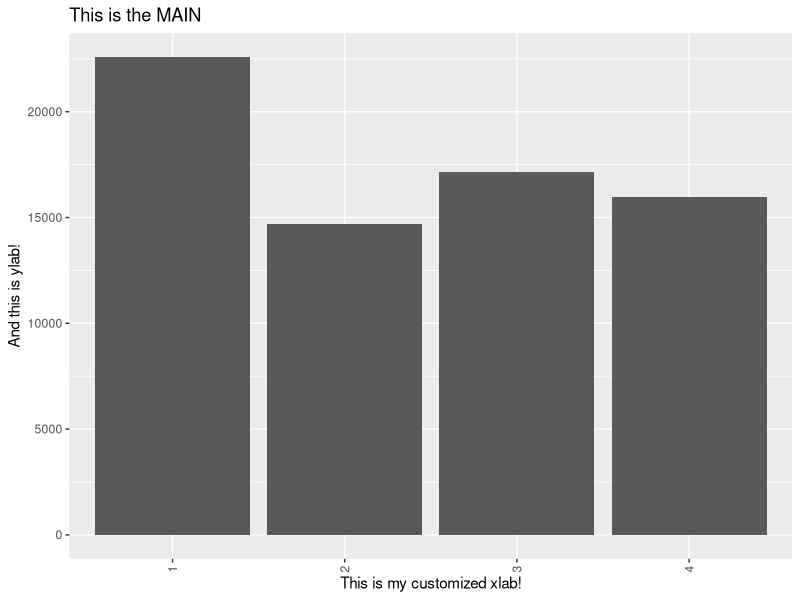
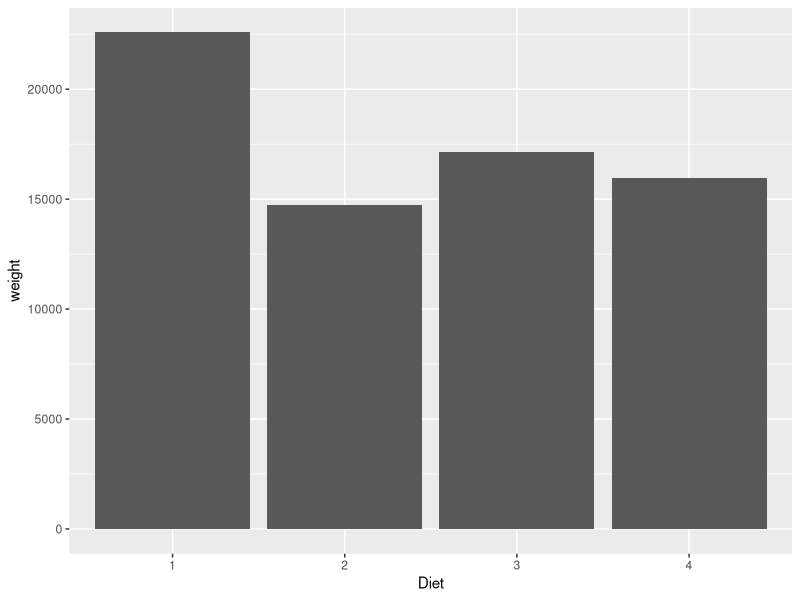
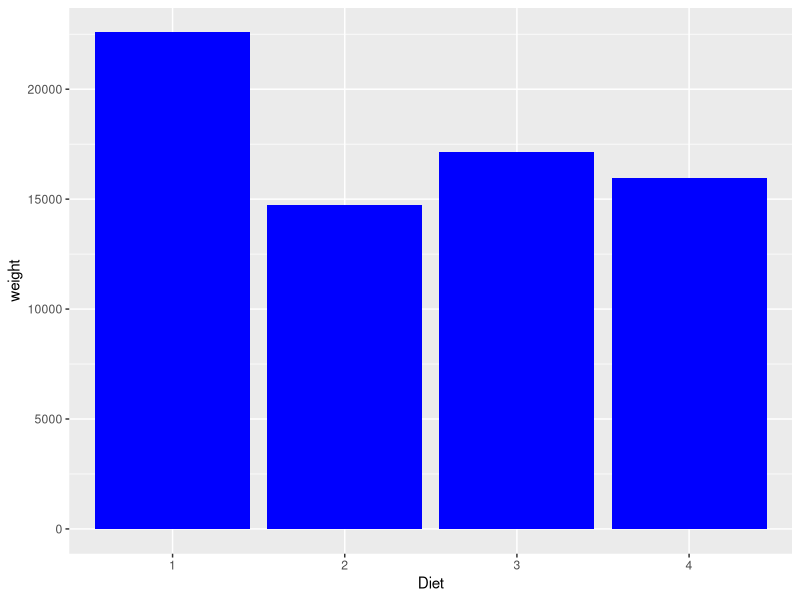
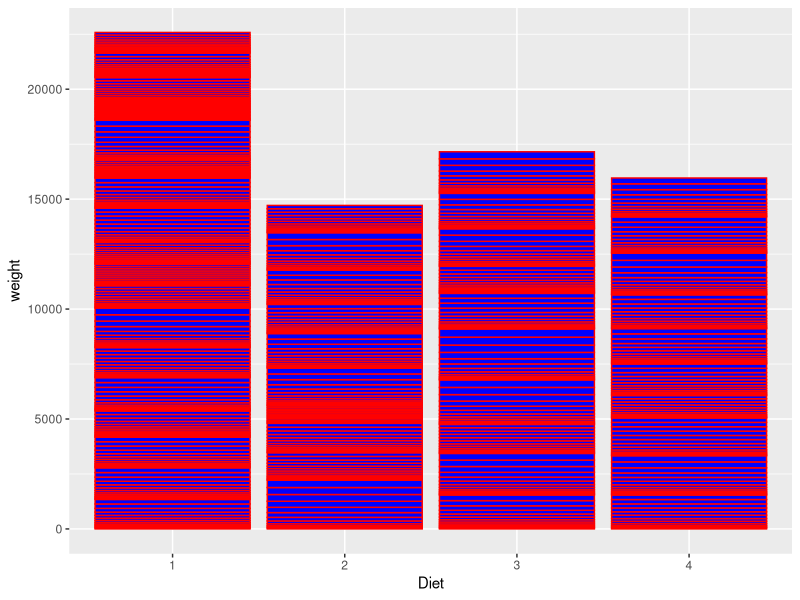
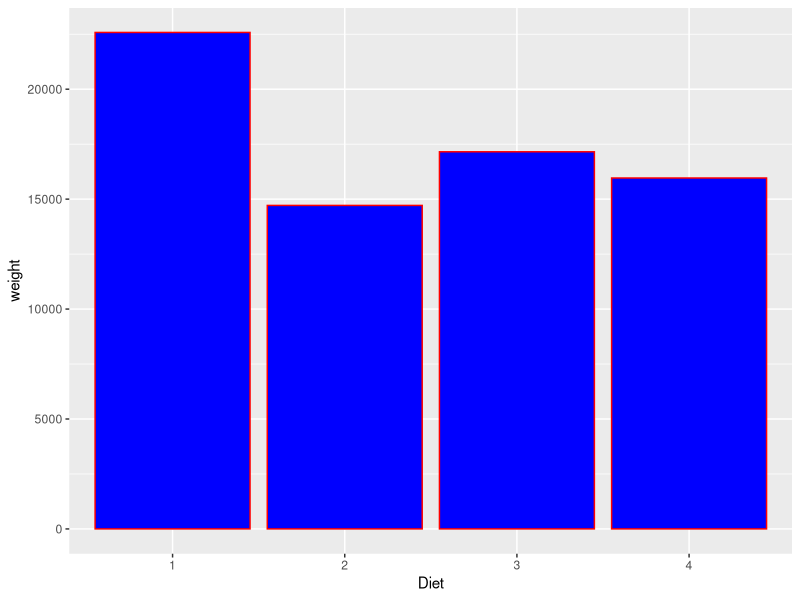
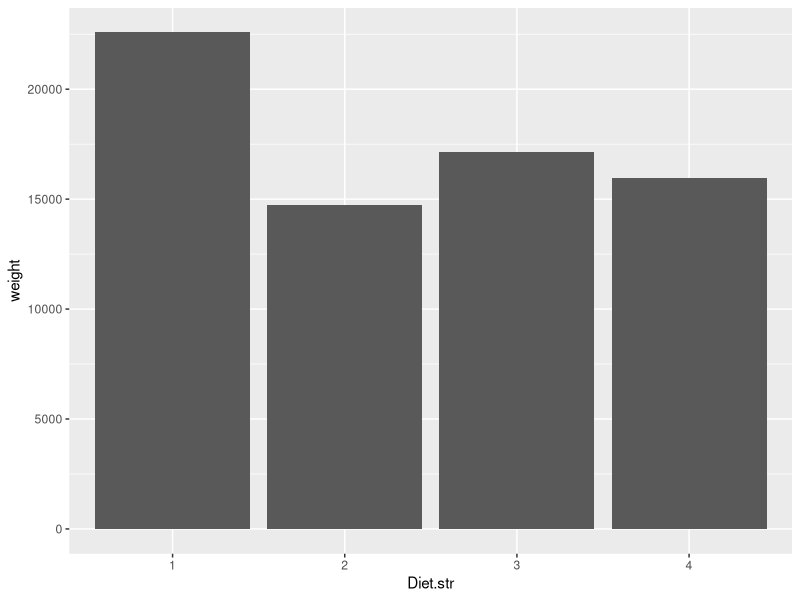
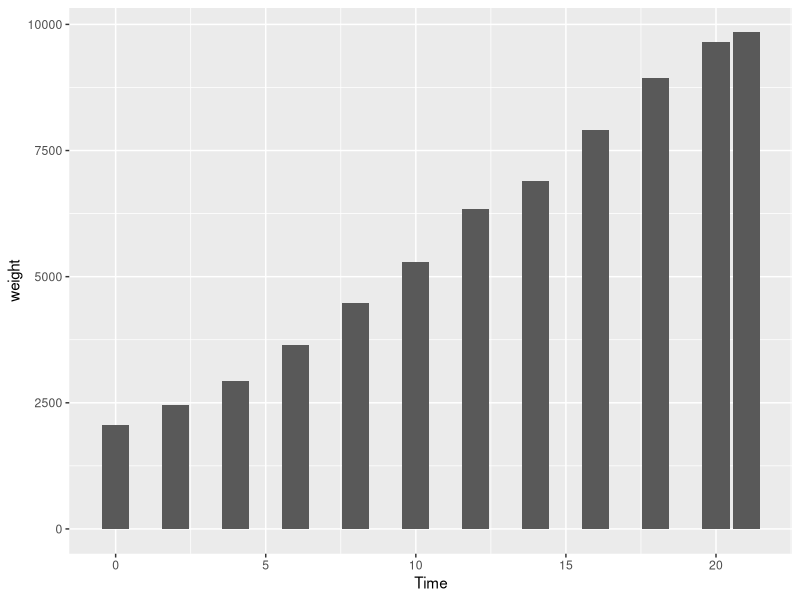
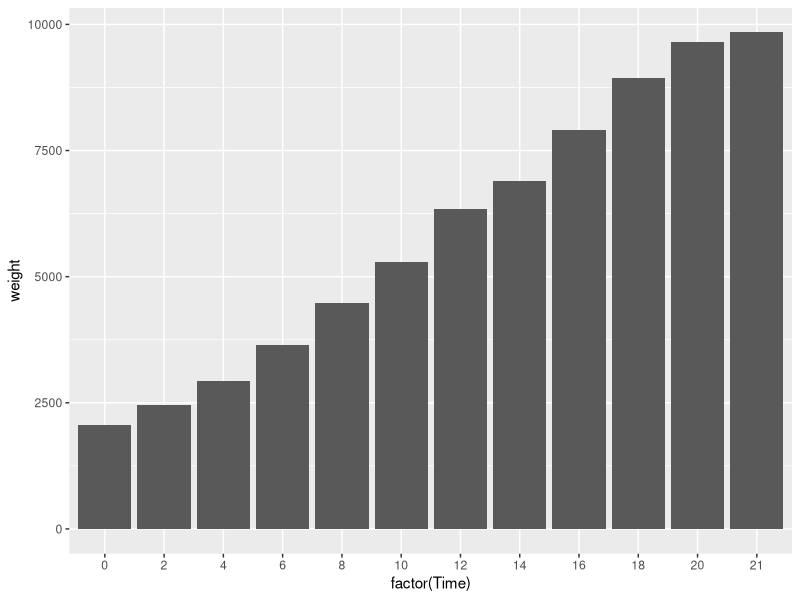

The R script that drew these images, in order: (Note: this script raises an error after producing the figures.)
### Kyle Chung <alienatio@pixnet.net>
### Data visualization exercise



################################################################################
####                        set up working environment                      ####
################################################################################
setwd('C:/Dropbox/R/datavis')
library(ggplot2)   # package for fancy plotting
library(gridExtra) # multiplot on single page
# use ggsave() to save ggplot object; use arrangeGrob() for multiplot


################################################################################
####                        the bar graph                                   ####
################################################################################
str(ChickWeight)

ggplot(ChickWeight, aes(x=Diet,y=weight)) + 
    geom_bar(stat='identity') +
    xlab('This is my customized xlab!') + 
    ylab('And this is ylab!') +
    ggtitle('This is the MAIN') + 
    theme(axis.text.x=element_text(angle=90,vjust=.5)) # traonspose the x labels

# in aes(), x denotes the categorical variable in the given data.frame, 
# and y is the value to be plotted if stat='identity' is used
# also notice that y is implicitly group-summed by x
check1 <- aggregate(weight ~ Diet, data=ChickWeight, FUN=sum)
ggplot(check1, aes(x=Diet,y=weight)) + geom_bar(stat='identity')

# change colors
ggplot(ChickWeight, aes(x=Diet,y=weight)) + 
    geom_bar(stat='identity', fill='blue')
# and add outline of the bars
ggplot(ChickWeight, aes(x=Diet,y=weight)) + 
    geom_bar(stat='identity', fill='blue', color='red')
# what the hell? check the following graph, too
# y var is actually 'stacked up' instead of simply summed up
ggplot(check1, aes(x=Diet,y=weight)) + 
    geom_bar(stat='identity', fill='blue', color='red')

# x var can be factors or pure strings
check1$Diet.str <- as.character(check1$Diet)
ggplot(check1, aes(x=Diet.str,y=weight)) + geom_bar(stat='identity')

# if x is numeric (i.e., continuous var), possible null will be inserted
ggplot(ChickWeight, aes(x=Time,y=weight)) + geom_bar(stat='identity')
# to cure this (if preferred), use factor()
ggplot(ChickWeight, aes(x=factor(Time),y=weight)) + geom_bar(stat='identity')

# ignore y var to plot the x var by its counts
ggplot(ChickWeight, aes(x=Diet)) + geom_bar(stat='bin') # or simply geom_bar()
# check if these are the correct counts
check3 <- aggregate(weight ~ Diet, data=ChickWeight, FUN=length)
ggplot(check3, aes(x=Diet, y=weight)) + geom_bar(stat='identity')

# a second-level x var (the fill var): result on y seems strange, bug?
ggplot(ChickWeight, aes(x=factor(Time),fill=Diet,y=weight)) + 
    geom_bar(position='dodge', stat='identity')
# the correct result needs pre-summing
check2 <- aggregate(weight ~ Diet + Time, data=ChickWeight, FUN=sum)
ggplot(check2, aes(x=factor(Time),fill=Diet,y=weight)) + 
    geom_bar(position='dodge', stat='identity')
# or just default to stacked bar
ggplot(ChickWeight, aes(x=factor(Time),fill=Diet,y=weight)) + 
    geom_bar(stat='identity')
# reverse the legend in stacked bar
ggplot(ChickWeight, aes(x=factor(Time),fill=Diet,y=weight)) + 
    geom_bar(stat='identity') +
    guides(fill=guide_legend(reverse=TRUE))

# proportional stacked bar
# no automatic approach, calculate the percentage and plot it
check2p <- merge(check2, 
                aggregate(data=check2, weight ~ Time, FUN=sum), 
                by='Time')
check2p$pct <- check2p$weight.x / check2p$weight.y
ggplot(check2p, aes(x=factor(Time),fill=Diet,y=pct)) + 
    geom_bar(stat='identity')

# automatically generate interaction groups
check2pp <- subset(check2p, Time <= 4)
ggplot(check2pp, aes(x=interaction(factor(Time),Diet),y=pct)) + 
    geom_bar(stat='identity')

# choose brewer colors of the fill var
# see ?RColorBrewer::display.brewer.pal for more palette info
ggplot(ChickWeight, aes(x=factor(Time),fill=Diet,y=weight)) + 
    geom_bar(stat='identity') +
    scale_fill_brewer(palette='Pastel1')

# plot different bar with different colors
# notice that this is different from using a secondary group-by var
check2$cate <- ifelse(check2$Diet==1, 1, 0)
ggplot(check2, aes(x=Diet,fill=factor(cate),y=weight)) + 
    geom_bar(stat='identity')

# re-order x var by its height (value of y var)
ggplot(check2, aes(x=reorder(Diet,-weight),fill=factor(cate),y=weight)) + 
    geom_bar(stat='identity')

# plot positive and negative value with different directions
sleepid <- aggregate(data=sleep, extra ~ ID, FUN=sum)
sleepid$pos <- sleepid$extra >= 0 # need dummy var to indicate the sign
ggplot(sleepid, aes(x=ID,y=extra,fill=pos)) +
    geom_bar(stat='identity', position='identity') +
    guides(fill=FALSE) # remove the legend

# change legend title
# be aware that argname is linked to group var
ggplot(sleepid, aes(x=ID,y=extra,fill=pos)) +
    geom_bar(stat='identity', position='identity') +
    labs(fill='my legend title') 

# change bar width (maximum width = 1)
ggplot(sleepid, aes(x=ID,y=extra,fill=pos)) +
    geom_bar(stat='identity', position='identity', width=.5) 
# change bar width in dodge plot 
# (dodge width > normal width => separated grouped bar)
ggplot(check2, aes(x=factor(Time),fill=Diet,y=weight)) + 
    geom_bar(stat='identity', width=.5, position=position_dodge(.7))
# (dodge width < normal width => overlapped grouped bar)
ggplot(check2, aes(x=factor(Time),fill=Diet,y=weight)) + 
    geom_bar(stat='identity', width=1, position=position_dodge(.7))

# add text (label) to the bar
# positive vjust for label below the bar
ggplot(check1, aes(x=Diet,y=weight)) + 
    geom_bar(stat='identity') +
    geom_text(aes(label=weight), vjust=2, color='white')
# negative vjust for label above the bar
ggplot(check1, aes(x=Diet,y=weight)) + 
    geom_bar(stat='identity') +
    geom_text(aes(label=weight), vjust=-.5)
# label on stacked bar need additional column indicating the cummulative sum
check2 <- check2[with(check2,order(Time,weight)),]# sorting is necessary!
cums <- aggregate(data=check2, weight ~ Time, FUN=cumsum)
check2$cum <- as.vector(t(cums[,-1]))
ggplot(check2, aes(x=factor(Time),fill=Diet,y=weight)) + 
    geom_bar(stat='identity') +
    geom_text(aes(y=cum, label=weight), color='white', size=7) # size the text

# pie chart    
ggplot(check1, aes(x=factor(1),y=weight,fill=Diet)) + 
    geom_bar(stat='identity') + 
    coord_polar(theta='y')

################################################################################
####                        the line graph                                  ####
################################################################################
str(AirPassengers)

# ggplot can't deal with matrix/ts objects
air <- as.data.frame(t(
    matrix(AirPassengers, nrow=12, ncol=length(AirPassengers)/12)
    ))
colnames(air) <- paste('m', 1:12, sep='')
air$year <- seq(start(AirPassengers)[1], end(AirPassengers)[1], 1)

# default plot
ggplot(air, aes(x=year,y=m1)) + geom_line()
# add points
ggplot(air, aes(x=year,y=m1)) + geom_line() + geom_point()
# change points' size and shape
ggplot(air, aes(x=year,y=m1)) + geom_line() + geom_point(size=5)
ggplot(air, aes(x=year,y=m1)) + geom_line() + geom_point(size=5, shape=2)
# change linetype, thickness, and color
ggplot(air, aes(x=year,y=m1)) + 
    geom_line(linetype='dashed', size=1.5, color='blue')

# x var can be factors, but need additional parm group=1
# note that a continuous x var may be conceived (not displayed) on the x axis
# use factor(x) to force their presence
ggplot(air, aes(x=factor(year),y=m1,group=1)) + geom_line()

# use a log10 y axis
ggplot(air, aes(x=year,y=m1)) + geom_line() + geom_point() + scale_y_log10()
# set range of y axis
ggplot(air, aes(x=year,y=m1)) + geom_line() + ylim(0, max(air$m1))

# plot multiple lines
# unfortunately, there is no matplot() counterpart in ggplot2
# this means, data must be in long format with a group indicator
air_long <- cbind(stack(air[,1:12]), year=air$year)
# use color=
ggplot(air_long, aes(x=year,y=values,color=ind)) + geom_line()
# change the group var order in the legend (ordered factor)
air_long$ind <- factor(air_long$ind, levels=paste('m', 1:12, sep=''))
# use linetype=
ggplot(air_long, aes(x=year,y=values,linetype=ind)) + geom_line()
# use point shape (only up to 6 categories)
ggplot(air_long[1:(12*6),], aes(x=year,y=values,shape=ind)) + 
    geom_line() + geom_point(size=5)
# use fill= (colorized points) with shape=21 (vaccum circles)
ggplot(air_long[1:(12*6),], aes(x=year,y=values,fill=ind)) + 
    geom_line() + geom_point(size=5, shape=21)
# in case where x is factors: add group=x
ggplot(air_long, aes(x=factor(year),y=values,color=ind,group=ind)) + geom_line()

# line with shaded area
ggplot(air, aes(x=factor(year),y=m1,group=1)) + geom_area()
# change outline, color, alpha (transparency)
ggplot(air, aes(x=factor(year),y=m1,group=1)) + 
    geom_area(color='red', fill='darkblue', alpha=.2)
# top outline only
ggplot(air, aes(x=factor(year),y=m1,group=1)) + 
    geom_area(fill='darkblue', alpha=.2) + geom_line(color='red')

# stacked area plot
ggplot(air_long, aes(x=year,y=values,fill=ind)) + geom_area()
ggplot(air_long, aes(x=year,y=values,color=ind)) + geom_area()
# reverse the order of legend (as in the stacked bar graph)
ggplot(air_long, aes(x=year,y=values,fill=ind)) + geom_area() + 
    guides(fill=guide_legend(reverse=TRUE))

# proportional stacked area plot (as in the stacked bar graph)
air_longp <- merge(air_long,
                   aggregate(data=air_long, values ~ year, FUN=sum),
                   by='year')
air_longp$pct <- air_longp$values.x / air_longp$values.y
# without sorting on group var (horrible!)
ggplot(air_longp, aes(x=year,y=pct,fill=ind)) + geom_area() + 
    guides(fill=guide_legend(reverse=TRUE))
# with sorting on group var
air_longp <- air_longp[order(air_longp$ind),]
ggplot(air_longp, aes(x=year,y=pct,fill=ind)) + geom_area() + 
    guides(fill=guide_legend(reverse=TRUE))


################################################################################
####                        the scatter plot                                ####
################################################################################
str(cars)

ggplot(cars, aes(x=speed,y=dist)) + geom_point()

# change point size (default to 2) or shape (1-25, default to 16)
ggplot(cars, aes(x=speed,y=dist)) + geom_point(size=5) 
ggplot(cars, aes(x=speed,y=dist)) + geom_point(shape=2)  # hollow triangle
ggplot(cars, aes(x=speed,y=dist)) + geom_point(shape=4)  # x-mark
ggplot(cars, aes(x=speed,y=dist)) + geom_point(shape=19) # better solid circle
ggplot(cars, aes(x=speed,y=dist)) + geom_point(shape=21) # hollow circle
# and more...
ggplot(cars, aes(x=speed,y=dist)) + geom_point(shape='#', size=5)
ggplot(cars, aes(x=speed,y=dist)) + geom_point(shape='|', size=5)
ggplot(cars, aes(x=speed,y=dist)) + geom_point(shape='%', size=5)
ggplot(cars, aes(x=speed,y=dist)) + geom_point(shape='+', size=5)
# indeed, some other string literals also work...
ggplot(cars, aes(x=speed,y=dist)) + geom_point(shape='0', size=5)
ggplot(cars, aes(x=speed,y=dist)) + geom_point(shape='1', size=5)
ggplot(cars, aes(x=speed,y=dist)) + geom_point(shape='a', size=5)

# set transparency
ggplot(cars, aes(x=speed,y=dist)) + geom_point(alpha=.2, size=5)

# all possible shapes! (here you know how to hide the axis label)
spoint <- data.frame(x=1,y=1)
symbol_points <- list()
for (i in 1:25) {
    symbol_points[[i]] <- ggplot(spoint, aes(x=x,y=y)) + 
        geom_point(shape=i, size=5) +
        ggtitle(sprintf('shape=%s',i)) + 
        theme(axis.text.x=element_blank(), axis.text.y=element_blank()) +
        xlab('') + ylab('')
}
symbols <- do.call(arrangeGrob,symbol_points)
ggsave(symbols, filename='all_point_symbols.png')

# group points by color or/and shape: need grouping var in the data.frame
cars$grp <- cars$dist >= 50
ggplot(cars, aes(x=speed,y=dist,color=grp)) + geom_point(size=5) 
ggplot(cars, aes(x=speed,y=dist,shape=grp)) + geom_point(size=5) 
ggplot(cars, aes(x=speed,y=dist,shape=grp, color=grp)) + geom_point(size=5)
# set up shapes manually
ggplot(cars, aes(x=speed,y=dist,shape=grp)) + geom_point(size=5) +
    scale_shape_manual(values=c(4,21))

# use continous var as the group var (the third dim for scatter plot)
str(women)
women$bmi <- women$weight*0.45359 / (women$height*2.54/100)^2
ggplot(women, aes(x=weight,y=height,color=bmi)) + geom_point(size=5)
ggplot(women, aes(x=weight,y=height,size=bmi)) + geom_point(shape=19)

# large scale scatter plot
pseudo <- data.frame(x=rnorm(50000), y=runif(50000))
ggplot(pseudo, aes(x=x,y=y)) + geom_point() # unable to see the density!
# bin points plot: deafult to 30*30 grids, each with its own density 
ggplot(pseudo, aes(x=x,y=y)) + stat_bin2d()
# use 50*50 grids with modified colorization
ggplot(pseudo, aes(x=x,y=y)) + stat_bin2d(bins=70) +
    scale_fill_gradient(low='grey',high='black')
# hex point
ggplot(pseudo, aes(x=x,y=y)) + stat_binhex(bins=50) +
    scale_fill_gradient(low='grey',high='red')

# plot regression line
head(faithful)
p <- ggplot(faithful, aes(x=eruptions,y=waiting)) + geom_point()
p + stat_smooth(method=lm, level=.9)  # set 90% CI (default is 95%)
p + stat_smooth(method=lm, se=FALSE)  # remove CI
# change line type (linetype can be string or integer)
p + stat_smooth(method=lm, se=FALSE, color='red', size=1, linetype='dotted')

# locally weighted polynomial fit (the default)
p + stat_smooth()

# logit fit
cars$grp <- as.numeric(cars$grp)
ggplot(cars, aes(x=speed,y=grp)) + 
    geom_point() +
    stat_smooth(method=glm, family=binomial)

# ballon plot
cars$rvalue <- sample(1:1000, size=nrow(cars), replace=TRUE)
ggplot(cars, aes(x=speed,y=dist,size=rvalue)) + 
    geom_point(shape=21) +
    scale_size_area(max_size=10)
